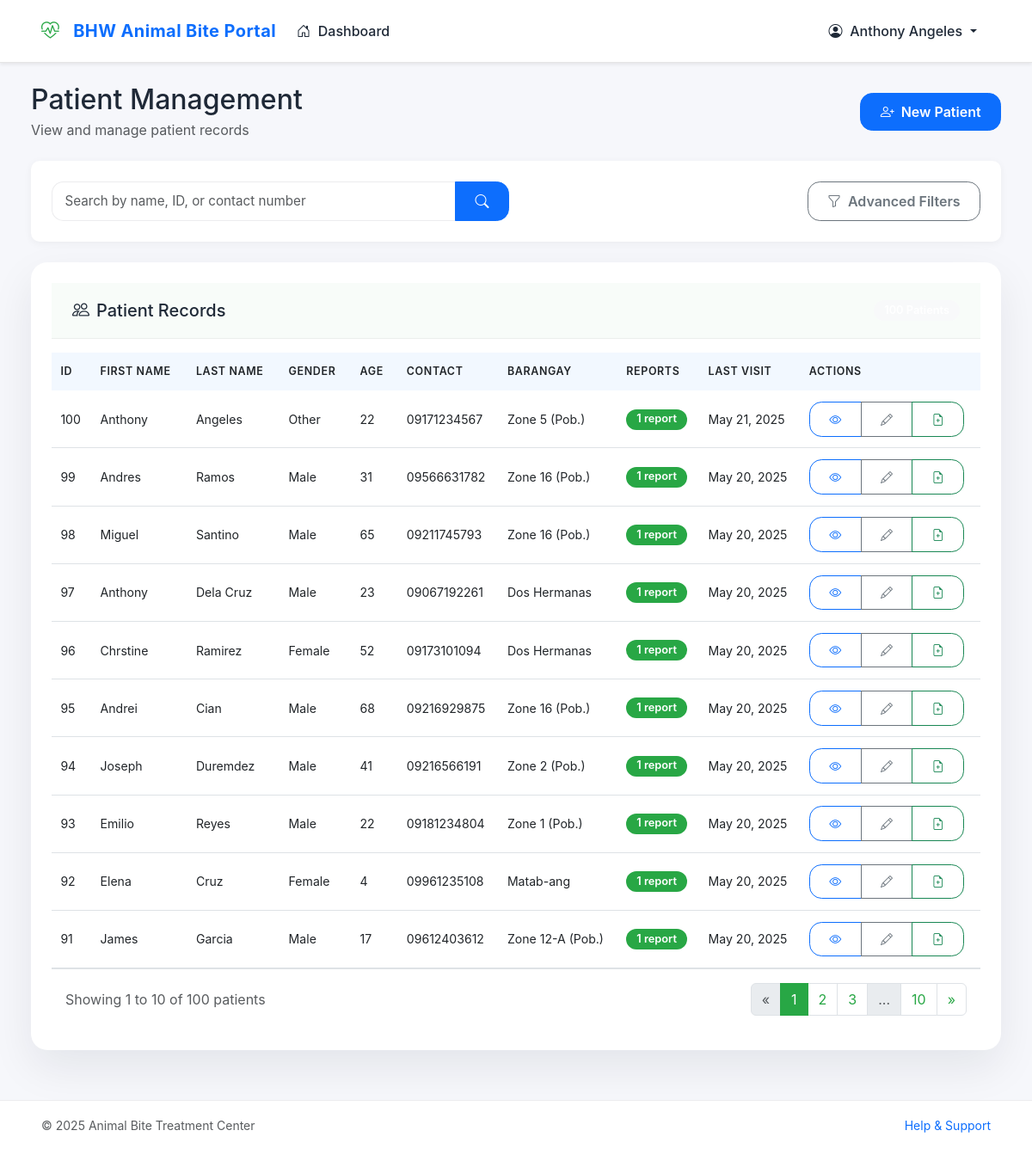
Page /src/staff/patients.php (signed in) on the earlier database version.
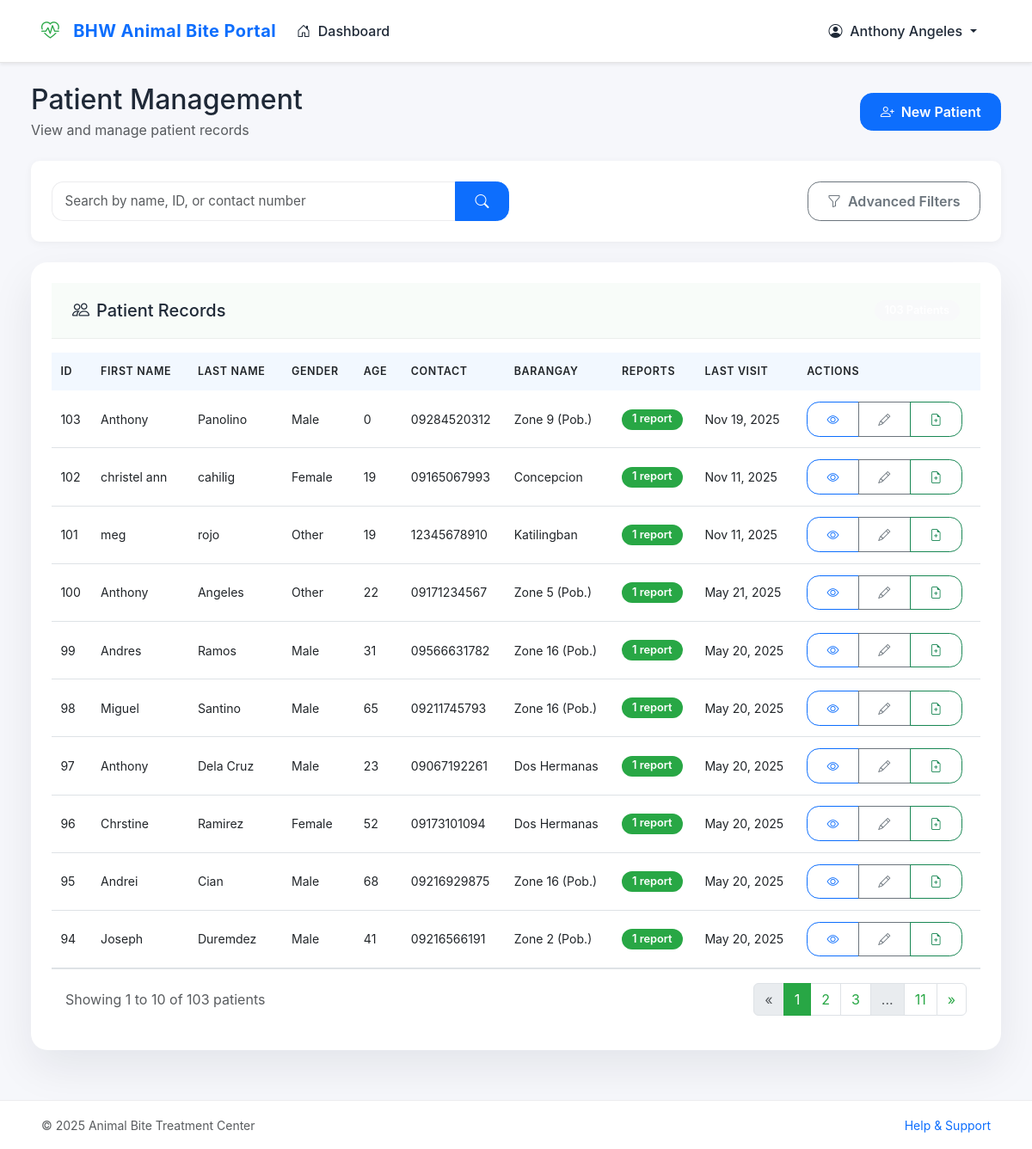
Same page on the later database version.
### tables this page shows
CREATE TABLE `patients` (
  `patientId` int(11) NOT NULL,
  `firstName` varchar(50) NOT NULL,
  `lastName` varchar(50) NOT NULL,
  `gender` enum('Male','Female','Other') DEFAULT NULL,
  `dateOfBirth` date DEFAULT NULL,
  `contactNumber` varchar(20) DEFAULT NULL,
  `email` varchar(100) DEFAULT NULL,
  `address` text DEFAULT NULL,
  `barangay` enum('Bubog','Cabatangan','Zone 4-A (Pob.)','Zone 4 (Pob.)','Concepcion','Dos Hermanas','Efigenio Lizares','Zone 7 (Pob.)','Zone 14-B (Pob.)','Zone 12-A (Pob.)','Zone 10 (Pob.)','Zone 5 (Pob.)','Zone 16 (Pob.)','Matab-ang','Zone 9 (Pob.)','Zone 6 (Pob.)','Zone 14 (Pob.)','San Fernando','Zone 15 (Pob.)','Zone 14-A (Pob.)','Zone 11 (Pob.)','Zone 8 (Pob.)','Zone 12 (Pob.)','Zone 1 (Pob.)','Zone 2 (Pob.)','Zone 3 (Pob.)','Katilingban') DEFAULT NULL,
  `city` varchar(100) DEFAULT NULL,
  `medicalHistory` text DEFAULT NULL,
  `emergencyContact` varchar(100) DEFAULT NULL,
  `emergencyContactNumber` varchar(20) DEFAULT NULL,
  `created_at` timestamp NOT NULL DEFAULT current_timestamp(),
  `updated_at` timestamp NOT NULL DEFAULT current_timestamp() ON UPDATE current_timestamp(),
  `middleName` varchar(45) NOT NULL,
  `province` varchar(155) NOT NULL,
  `emergencyPhone` int(11) NOT NULL,
  `allergies` text DEFAULT NULL,
  `previousRabiesVaccine` text DEFAULT NULL
);

### src/staff/patients.php (the view, shortened to what the changed rows need)
<?php
require_once '../conn/conn.php';
$page = isset($_GET['page']) ? (int)$_GET['page'] : 1;
$recordsPerPage = 10;
$offset = ($page - 1) * $recordsPerPage;
$query = "
    SELECT p.*,
           (SELECT COUNT(*) FROM reports r WHERE r.patientId = p.patientId) as reportCount,
           (SELECT MAX(reportDate) FROM reports r WHERE r.patientId = p.patientId) as lastVisit
    FROM patients p
    WHERE 1=1
";
$countQuery = "SELECT COUNT(*) FROM patients p WHERE 1=1";
$params = [];
$sortColumn = isset($_GET['sort']) ? $_GET['sort'] : 'registrationDate';
$sortOrder = isset($_GET['order']) && $_GET['order'] === 'asc' ? 'ASC' : 'DESC';
$allowedColumns = ['patientId', 'firstName', 'lastName', 'gender', 'dateOfBirth', 'contactNumber', 'barangay', 'reportCount', 'lastVisit', 'created_at', 'updated_at'];
if (!in_array($sortColumn, $allowedColumns)) {
    $sortColumn = 'created_at';
}
$query .= " ORDER BY $sortColumn $sortOrder LIMIT $offset, $recordsPerPage";
try {
    $countStmt = $pdo->prepare($countQuery);
    $countStmt->execute($params);
    $totalRecords = $countStmt->fetchColumn();
    $totalPages = ceil($totalRecords / $recordsPerPage);
    $stmt = $pdo->prepare($query);
    $stmt->execute($params);
    $patients = $stmt->fetchAll(PDO::FETCH_ASSOC);
} catch (PDOException $e) {
    $error = "Database error: " . $e->getMessage();
    $patients = [];
    $totalRecords = 0;
    $totalPages = 1;
    $barangays = [];
}
function buildUrl($newParams = []) {
    $params = $_GET;
    foreach ($newParams as $key => $value) {
        if ($value === null) {
            unset($params[$key]);
        } else {
            $params[$key] = $value;
        }
    }
    return 'patients.php?' . http_build_query($params);
}
function buildSortUrl($column) {
    $currentSort = isset($_GET['sort']) ? $_GET['sort'] : 'registrationDate';
    $currentOrder = isset($_GET['order']) ? $_GET['order'] : 'desc';
    $newOrder = ($currentSort === $column && $currentOrder === 'desc') ? 'asc' : 'desc';
    return buildUrl(['sort' => $column, 'order' => $newOrder]);
}
function getSortIcon($column) {
    return '<i class="bi bi-sort ms-1 text-muted"></i>';
}
function calculateAge($dateOfBirth) {
    $dob = new DateTime($dateOfBirth);
    $now = new DateTime();
    $interval = $now->diff($dob);
    return $interval->y;
}
?>
<!DOCTYPE html>
<html lang="en">
<head>
    <link href="https://cdn.jsdelivr.net/npm/bootstrap@5.3.0/dist/css/bootstrap.min.css" rel="stylesheet">
    <link rel="stylesheet" href="https://cdn.jsdelivr.net/npm/bootstrap-icons@1.11.1/font/bootstrap-icons.css">
</head>
<body>
  <?php $activePage = 'patients'; include 'navbar.php'; ?>
    <div class="patients-container">
        <div class="d-flex justify-content-between align-items-center mb-4">
            <div>
                <h2 class="mb-1">Patient Management</h2>
            </div>
        </div>
        <div class="content-card">
            <div class="content-card-body p-0">
                <?php if (count($patients) > 0): ?>
                <div class="table-responsive">
                    <table class="table table-hover mb-0">
                        <thead>
                            <tr>
                                <th onclick="window.location.href='<?php echo buildSortUrl('patientId'); ?>'">
                                    ID <?php echo getSortIcon('patientId'); ?>
                                </th>
                                <th onclick="window.location.href='<?php echo buildSortUrl('firstName'); ?>'">
                                    First Name <?php echo getSortIcon('firstName'); ?>
                                </th>
                                <th onclick="window.location.href='<?php echo buildSortUrl('lastName'); ?>'">
                                    Last Name <?php echo getSortIcon('lastName'); ?>
                                </th>
                                <th onclick="window.location.href='<?php echo buildSortUrl('gender'); ?>'">
                                    Gender <?php echo getSortIcon('gender'); ?>
                                </th>
                                <th onclick="window.location.href='<?php echo buildSortUrl('dateOfBirth'); ?>'">
                                    Age <?php echo getSortIcon('dateOfBirth'); ?>
                                </th>
                                <th onclick="window.location.href='<?php echo buildSortUrl('contactNumber'); ?>'">
                                    Contact <?php echo getSortIcon('contactNumber'); ?>
                                </th>
                                <th onclick="window.location.href='<?php echo buildSortUrl('barangay'); ?>'">
                                    Barangay <?php echo getSortIcon('barangay'); ?>
                                </th>
                                <th onclick="window.location.href='<?php echo buildSortUrl('reportCount'); ?>'">
                                    Reports <?php echo getSortIcon('reportCount'); ?>
                                </th>
                                <th onclick="window.location.href='<?php echo buildSortUrl('lastVisit'); ?>'">
                                    Last Visit <?php echo getSortIcon('lastVisit'); ?>
                                </th>
                                <th>Actions</th>
                            </tr>
                        </thead>
                        <tbody>
                            <?php foreach ($patients as $patient): ?>
                            <tr>
                                <td><?php echo $patient['patientId']; ?></td>
                                <td><?php echo htmlspecialchars($patient['firstName']); ?></td>
                                <td><?php echo htmlspecialchars($patient['lastName']); ?></td>
                                <td><?php echo htmlspecialchars($patient['gender'] ?? 'Not specified'); ?></td>
                                <td><?php echo calculateAge($patient['dateOfBirth']); ?></td>
                                <td><?php echo htmlspecialchars($patient['contactNumber'] ?? 'N/A'); ?></td>
                                <td><?php echo htmlspecialchars($patient['barangay'] ?? 'N/A'); ?></td>
                                <td>
                                    <?php if ($patient['reportCount'] > 0): ?>
                                    <a href="reports.php?patient_id=<?php echo $patient['patientId']; ?>" class="badge bg-primary text-decoration-none">
                                        <?php echo $patient['reportCount']; ?> report<?php echo $patient['reportCount'] > 1 ? 's' : ''; ?>
                                    </a>
                                    <?php else: ?>
                                    <span class="badge bg-secondary">No reports</span>
                                    <?php endif; ?>
                                </td>
                                <td>
                                    <?php echo !empty($patient['lastVisit']) ? date('M d, Y', strtotime($patient['lastVisit'])) : 'Never'; ?>
                                </td>
                                <td>
                                    <div class="btn-group">
                                        <a href="view_patient.php?id=<?php echo $patient['patientId']; ?>" class="btn btn-sm btn-outline-primary" title="View Patient">
                                            <i class="bi bi-eye"></i>
                                        </a>
                                        <a href="edit_patient.php?id=<?php echo $patient['patientId']; ?>" class="btn btn-sm btn-outline-secondary" title="Edit Patient">
                                            <i class="bi bi-pencil"></i>
                                        </a>
                                        <a href="new_report.php?patient_id=<?php echo $patient['patientId']; ?>" class="btn btn-sm btn-outline-success" title="New Report">
                                            <i class="bi bi-file-earmark-plus"></i>
                                        </a>
                                    </div>
                                </td>
                            </tr>
                            <?php endforeach; ?>
                        </tbody>
                    </table>
                </div>
                <?php if ($totalPages > 1): ?>
                <div class="d-flex justify-content-between align-items-center p-3 border-top">
                    <div>
                        <span class="text-muted">Showing <?php echo $offset + 1; ?> to <?php echo min($offset + $recordsPerPage, $totalRecords); ?> of <?php echo $totalRecords; ?> patients</span>
                    </div>
                    <nav aria-label="Page navigation">
                        <ul class="pagination mb-0">
                            <li class="page-item <?php echo $page <= 1 ? 'disabled' : ''; ?>">
                                <a class="page-link" href="<?php echo buildUrl(['page' => $page - 1]); ?>" aria-label="Previous">
                                    <span aria-hidden="true">&laquo;</span>
                                </a>
                            </li>
                            <?php
                            $startPage = max(1, $page - 2);
                            $endPage = min($totalPages, $page + 2);
                            for ($i = $startPage; $i <= $endPage; $i++) {
                                echo '<li class="page-item ' . ($page == $i ? 'active' : '') . '"><a class="page-link" href="' . buildUrl(['page' => $i]) . '">' . $i . '</a></li>';
                            }
                            if ($endPage < $totalPages) {
                                if ($endPage < $totalPages - 1) {
                                    echo '<li class="page-item disabled"><span class="page-link">...</span></li>';
                                }
                                echo '<li class="page-item"><a class="page-link" href="' . buildUrl(['page' => $totalPages]) . '">' . $totalPages . '</a></li>';
                            }
                            ?>
                            <li class="page-item <?php echo $page >= $totalPages ? 'disabled' : ''; ?>">
                                <a class="page-link" href="<?php echo buildUrl(['page' => $page + 1]); ?>" aria-label="Next">
                                    <span aria-hidden="true">&raquo;</span>
                                </a>
                            </li>
                        </ul>
                    </nav>
                </div>
                <?php endif; ?>
                <?php endif; ?>
            </div>
        </div>
    </div>
</body>
</html>

Differences in the rows shown:
no longer on this page (row unchanged): patients: patientId "93", firstName "Emilio", lastName "Reyes", gender "Male", dateOfBirth "22", contactNumber "09181234804", barangay "Zone 1 (Pob.)", reportCount "1", lastVisit "May 20, 2025"
no longer on this page (row unchanged): patients: patientId "92", firstName "Elena", lastName "Cruz", gender "Female", dateOfBirth "4", contactNumber "09961235108", barangay "Matab-ang", reportCount "1", lastVisit "May 20, 2025"
no longer on this page (row unchanged): patients: patientId "91", firstName "James", lastName "Garcia", gender "Male", dateOfBirth "17", contactNumber "09612403612", barangay "Zone 12-A (Pob.)", reportCount "1", lastVisit "May 20, 2025"
added patients: patientId "103", firstName "Anthony", lastName "Panolino", gender "Male", dateOfBirth "0", contactNumber "09284520312", barangay "Zone 9 (Pob.)", reportCount "1", lastVisit "Nov 19, 2025"
added patients: patientId "102", firstName "christel ann", lastName "cahilig", gender "Female", dateOfBirth "19", contactNumber "09165067993", barangay "Concepcion", reportCount "1", lastVisit "Nov 11, 2025"
added patients: patientId "101", firstName "meg", lastName "rojo", gender "Other", dateOfBirth "19", contactNumber "12345678910", barangay "Katilingban", reportCount "1", lastVisit "Nov 11, 2025"
Other differences:
$totalRecords: "100" → "103"
$totalPages: "10" → "11"
